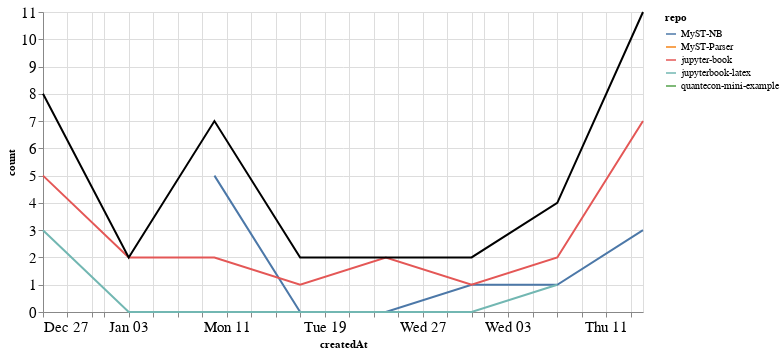

Notebook source saved alongside this figure:
### Markdown cell above
### Comments

### Code cell
comments_time = comments.groupby('repo').resample('W', on='createdAt').count()['author'].reset_index()
comments_time = comments_time.rename(columns={'author': 'count'})
comments_time_total = comments_time.groupby('createdAt').agg({"count": "sum"}).reset_index()
ch1 = alt.Chart(comments_time, width=600).mark_line().encode(
    x='createdAt',
    y='count',
    color='repo',
    tooltip="repo"
)

ch2 = alt.Chart(comments_time_total, width=600).mark_line(color="black").encode(
    x='createdAt',
    y='count',
)

ch1 + ch2

### Figure 1 — Vega-Lite specification as saved in the notebook (floating-point values rounded to 4 significant figures)
{"config": {"axisLeft": {"labelFontSize": 15}, "axisBottom": {"labelFontSize": 15}}, "layer": [{"data": {"name": "data-44a3268e4b8fca0a25b2c6ccb96375ec"}, "mark": "line", "encoding": {"color": {"type": "nominal", "field": "repo"}, "tooltip": {"type": "nominal", "field": "repo"}, "x": {"type": "temporal", "field": "createdAt"}, "y": {"type": "quantitative", "field": "count"}}, "width": 600}, {"data": {"name": "data-c9281536f101c1f5d319ba52bb948f21"}, "mark": {"type": "line", "color": "black"}, "encoding": {"x": {"type": "temporal", "field": "createdAt"}, "y": {"type": "quantitative", "field": "count"}}, "width": 600}], "$schema": "https://vega.github.io/schema/vega-lite/v4.8.1.json", "datasets": {"data-44a3268e4b8fca0a25b2c6ccb96375ec": [{"repo": "MyST-NB", "createdAt": "2021-01-10T00:00:00", "count": 5}, {"repo": "MyST-NB", "createdAt": "2021-01-17T00:00:00", "count": 0}, {"repo": "MyST-NB", "createdAt": "2021-01-24T00:00:00", "count": 0}, {"repo": "MyST-NB", "createdAt": "2021-01-31T00:00:00", "count": 1}, {"repo": "MyST-NB", "createdAt": "2021-02-07T00:00:00", "count": 1}, {"repo": "MyST-NB", "createdAt": "2021-02-14T00:00:00", "count": 3}, {"repo": "MyST-Parser", "createdAt": "2021-01-17T00:00:00", "count": 1}, {"repo": "jupyter-book", "createdAt": "2020-12-27T00:00:00", "count": 5}, {"repo": "jupyter-book", "createdAt": "2021-01-03T00:00:00", "count": 2}, {"repo": "jupyter-book", "createdAt": "2021-01-10T00:00:00", "count": 2}, {"repo": "jupyter-book", "createdAt": "2021-01-17T00:00:00", "count": 1}, {"repo": "jupyter-book", "createdAt": "2021-01-24T00:00:00", "count": 2}, {"repo": "jupyter-book", "createdAt": "2021-01-31T00:00:00", "count": 1}, {"repo": "jupyter-book", "createdAt": "2021-02-07T00:00:00", "count": 2}, {"repo": "jupyter-book", "createdAt": "2021-02-14T00:00:00", "count": 7}, {"repo": "jupyterbook-latex", "createdAt": "2020-12-27T00:00:00", "count": 3}, {"repo": "jupyterbook-latex", "createdAt": "2021-01-03T00:00:00", "count": 0}, {"repo": "jupyterbook-latex", "createdAt": "2021-01-10T00:00:00", "count": 0}, {"repo": "jupyterbook-latex", "createdAt": "2021-01-17T00:00:00", "count": 0}, {"repo": "jupyterbook-latex", "createdAt": "2021-01-24T00:00:00", "count": 0}, {"repo": "jupyterbook-latex", "createdAt": "2021-01-31T00:00:00", "count": 0}, {"repo": "jupyterbook-latex", "createdAt": "2021-02-07T00:00:00", "count": 1}, {"repo": "quantecon-mini-example", "createdAt": "2021-02-14T00:00:00", "count": 1}], "data-c9281536f101c1f5d319ba52bb948f21": [{"createdAt": "2020-12-27T00:00:00", "count": 8}, {"createdAt": "2021-01-03T00:00:00", "count": 2}, {"createdAt": "2021-01-10T00:00:00", "count": 7}, {"createdAt": "2021-01-17T00:00:00", "count": 2}, {"createdAt": "2021-01-24T00:00:00", "count": 2}, {"createdAt": "2021-01-31T00:00:00", "count": 2}, {"createdAt": "2021-02-07T00:00:00", "count": 4}, {"createdAt": "2021-02-14T00:00:00", "count": 11}]}}
